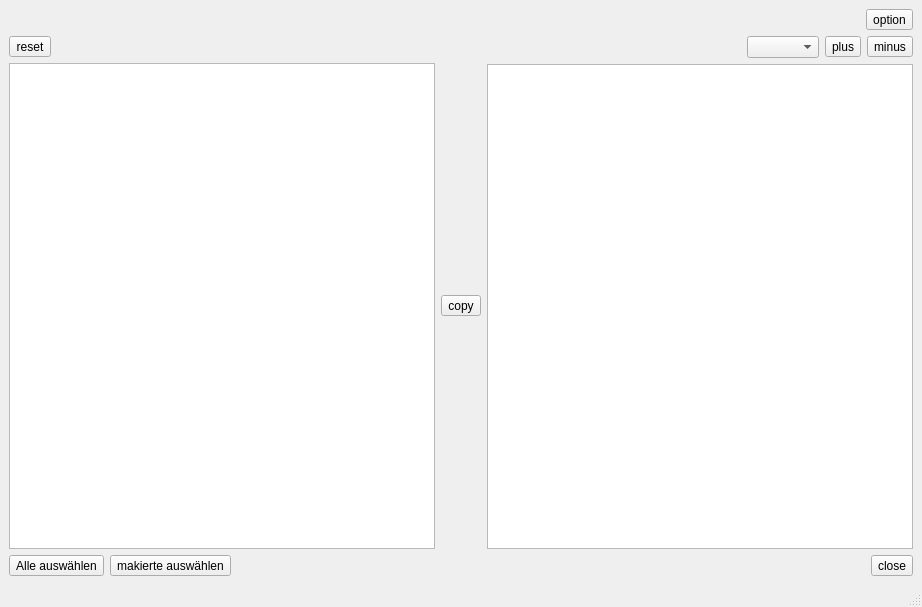
<?xml version="1.0" encoding="UTF-8"?>
<ui version="4.0">
 <class>HPicSync</class>
 <widget class="QMainWindow" name="HPicSync">
  <property name="geometry">
   <rect>
    <x>0</x>
    <y>0</y>
    <width>922</width>
    <height>607</height>
   </rect>
  </property>
  <property name="windowTitle">
   <string>MainWindow</string>
  </property>
  <widget class="QWidget" name="centralwidget">
   <layout class="QVBoxLayout" name="verticalLayout_3">
    <item>
     <layout class="QHBoxLayout" name="horizontalLayout_3">
      <item>
       <spacer name="horizontalSpacer_5">
        <property name="orientation">
         <enum>Qt::Horizontal</enum>
        </property>
        <property name="sizeHint" stdset="0">
         <size>
          <width>40</width>
          <height>20</height>
         </size>
        </property>
       </spacer>
      </item>
      <item>
       <widget class="QToolButton" name="butOption">
        <property name="text">
         <string>option</string>
        </property>
       </widget>
      </item>
     </layout>
    </item>
    <item>
     <layout class="QHBoxLayout" name="horizontalLayout_6">
      <item>
       <layout class="QVBoxLayout" name="verticalLayout">
        <item>
         <layout class="QHBoxLayout" name="horizontalLayout_4">
          <item>
           <widget class="QToolButton" name="butReset">
            <property name="text">
             <string>reset</string>
            </property>
           </widget>
          </item>
          <item>
           <spacer name="horizontalSpacer_3">
            <property name="orientation">
             <enum>Qt::Horizontal</enum>
            </property>
            <property name="sizeHint" stdset="0">
             <size>
              <width>40</width>
              <height>20</height>
             </size>
            </property>
           </spacer>
          </item>
         </layout>
        </item>
        <item>
         <widget class="QListWidget" name="listWidgetNew"/>
        </item>
        <item>
         <layout class="QHBoxLayout" name="horizontalLayout_5">
          <item>
           <widget class="QToolButton" name="butAllChose">
            <property name="text">
             <string>Alle auswählen</string>
            </property>
           </widget>
          </item>
          <item>
           <widget class="QToolButton" name="butSelectChose">
            <property name="text">
             <string>makierte auswählen</string>
            </property>
           </widget>
          </item>
          <item>
           <spacer name="horizontalSpacer_2">
            <property name="orientation">
             <enum>Qt::Horizontal</enum>
            </property>
            <property name="sizeHint" stdset="0">
             <size>
              <width>40</width>
              <height>20</height>
             </size>
            </property>
           </spacer>
          </item>
         </layout>
        </item>
       </layout>
      </item>
      <item>
       <widget class="QToolButton" name="butCopy">
        <property name="text">
         <string>copy</string>
        </property>
       </widget>
      </item>
      <item>
       <layout class="QVBoxLayout" name="verticalLayout_2">
        <item>
         <layout class="QHBoxLayout" name="horizontalLayout_2">
          <item>
           <spacer name="horizontalSpacer_4">
            <property name="orientation">
             <enum>Qt::Horizontal</enum>
            </property>
            <property name="sizeHint" stdset="0">
             <size>
              <width>40</width>
              <height>20</height>
             </size>
            </property>
           </spacer>
          </item>
          <item>
           <widget class="QComboBox" name="comboBox"/>
          </item>
          <item>
           <widget class="QToolButton" name="butPlus">
            <property name="text">
             <string>plus</string>
            </property>
           </widget>
          </item>
          <item>
           <widget class="QToolButton" name="butMinus">
            <property name="text">
             <string>minus</string>
            </property>
           </widget>
          </item>
         </layout>
        </item>
        <item>
         <widget class="QListWidget" name="listWidgetOld"/>
        </item>
        <item>
         <layout class="QHBoxLayout" name="horizontalLayout">
          <item>
           <spacer name="horizontalSpacer">
            <property name="orientation">
             <enum>Qt::Horizontal</enum>
            </property>
            <property name="sizeHint" stdset="0">
             <size>
              <width>40</width>
              <height>20</height>
             </size>
            </property>
           </spacer>
          </item>
          <item>
           <widget class="QToolButton" name="butClose">
            <property name="text">
             <string>close</string>
            </property>
           </widget>
          </item>
         </layout>
        </item>
       </layout>
      </item>
     </layout>
    </item>
   </layout>
  </widget>
  <widget class="QStatusBar" name="statusbar"/>
 </widget>
 <resources/>
 <connections/>
</ui>
